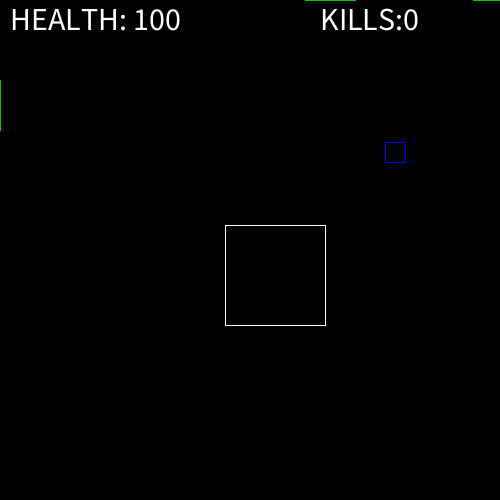
Frame 1 (no input)
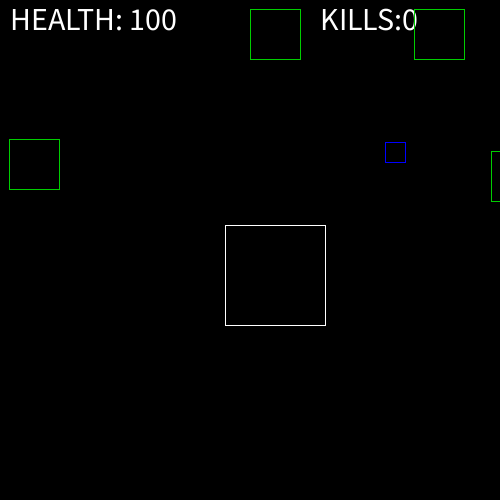
Frame 60 (the mouse pressed at the canvas centre just before this capture)
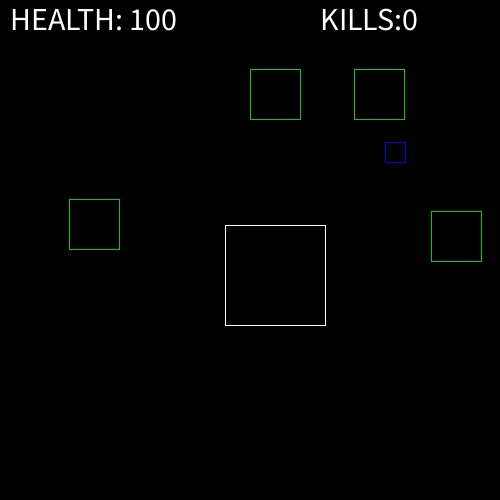
Frame 120 (the mouse held since frame 60 and released just before this capture)

The Processing sketch that drew these frames (run headless with seeded random() and noise(); from frame 60 on, the mouse is pressed at the canvas centre):

// Processing sketch: processing_91555
// ── processing_91555.pde

 

int x = (int)random(550)-50;

int y = -50;

int x2 = 550;

int y2 = (int)random(550) - 50;

int x3 = (int)random(550) - 50;

int y3 = -50;

 int x4 = -50;

int y4 = (int)random(550) - 50;

int life1 = 3;

int life2 = 3;

int life3 = 3;

int life4 = 3;

int lifecontroller = 100;

int kills = 0;
 
int score = 0;

int xtroll = (int)(random(450));

int ytroll = (int)(random(450));

int extracounter = 0;

int clicker = 0;

double accuracy = 0;

double t = 0;
 
long starttime = System.currentTimeMillis();

long endtime = System.currentTimeMillis();

double totaltime = 0;

double totaltimeseconds = 0;

double FRPM = 0;

double scorefinal = 0;
 
int finalrank = 0;

int rank1 = 0;

int rank2 = 0;

int rank3 = 0;

int rank4 = 0;

//int wave = 1;

//int n = 0;

 

 

 

 
 

void setup() {

  size(500, 500);
}

void mousePressed() {

  clicker++;

  if ((mouseX > xtroll && mouseX < xtroll + 20 && mouseY < ytroll + 20 && mouseY > ytroll)) {
 
    if (lifecontroller > 0)    

      extracounter++;

    if (life1 < 3)

      life1++;

    if (life2 < 3)

      life2++;

    if (life3 < 3)
 
      life3++;

    if (life4 < 3)

      life4++;

    xtroll = (int)(random(450));

    ytroll = (int)(random(450));

    while ( (xtroll > 225 && xtroll < 325 && ytroll > 225 && ytroll < 325)) {
 
      xtroll = (int)(random(450));

      ytroll = (int)(random(450));
    }
  }

  else {

    if ((mouseX > x && mouseX < x + 50 && mouseY < y + 50 && mouseY > y)) {
 
      x = (int)random(550)-50;

      y = -50;

      if (life1-1 > 1) {

        life1--;
      }

      else {

        life1=1;
      }

      if (lifecontroller > 0)
 
        kills++;
    }

    else {

      if ((mouseX > x2 && mouseX < x2 + 50 && mouseY < y2 + 50 && mouseY > y2)) {

        x2 = 550;

        y2 = (int)random(550) - 50;
 
        if (life2-1 > 1) {

          life2--;
        }

        else {

          life2=1;
        }

        if (lifecontroller > 0)

          kills++;
       }

      else {

        if ((mouseX > x3 && mouseX < x3 + 50 && mouseY < y3 + 50 && mouseY > y3)) {

          x3 = 550;

          y3 = (int)random(550) - 50;
 
          if (life3-1 > 1) {

            life3--;
          }

          else {

            life3=1;
          }

          if (lifecontroller > 0)

            kills++;
         }

        else {

          if ((mouseX > x4 && mouseX < x4 + 50 && mouseY < y4 + 50 && mouseY > y4)) {

            x4 = (int)random(550)-50;

             y4 = 500;

            if (life4-1 > 1) {

              life4--;
            }

            else {

              life4=1;
            }

            if (lifecontroller > 0)
 
              kills++;
          }
        }
      }
    }
  }
}

void draw() {

  background(0);

  getcolorspec(lifecontroller);
  noFill();
  rect(225, 225, 100, 100);
 

  if (lifecontroller > 0 || (life1==0 && life2==0 && life3==0 && life4==0)) {

    textSize(32);

    if (lifecontroller > 0) {

      endtime = System.currentTimeMillis();
 
      totaltime = endtime - starttime; 

      totaltime = totaltime/60000;

      score = kills;

      accuracy = clicker;
    }

    if (lifecontroller <= 0) {

      lifecontroller = 0;
     }   

    text("HEALTH: " + lifecontroller, 10, 30);

    textSize(32);

    text("KILLS:" + kills, 320, 30);

    textSize(26);


    //    textSize(32);
 
    //    text("WAVE:" + wave, 250, 220);
  }

  else {

    // text(String.format("%.1f", totaltime), 10, 470);

    textSize(50);

    fill(255, 0, 0);
 
    scorefinal = (score/300*15000) + (t/100*15000) + (totaltimeseconds/180*15000) + (FRPM/200*15000);

    text("GAMEOVER!", 100, 100);

    textSize(35);

    fill(0, 255, 255);
 
    text("SCORE: " + String.format("%.0f", scorefinal), 10, 150);

    textSize(32);    

    t = (((kills + extracounter)/accuracy)*100);

    totaltimeseconds = totaltime * 60;
 
    FRPM = (accuracy/totaltime);

    textSize(26);

    //text("FRPM:" + String.format("%.0f", FRPM), 10, 400);

    fill(255);

    text("Press any key to restart the game", 20, 30);
 
    textSize(26);

    if (kills >= 150) {

      fill(0, 255, 0);

      text("Immortal", 300, 350);

      text("Kills: " + kills, 10, 350);

      rank4 = 1;
     }

    else {

      if (kills >= 100) {

        fill(#E0D873);

        text("War-Hero", 300, 350);

        text("Kills: " + kills, 10, 350);
 
        rank4 = 2;
      }

      else {

        if (kills >= 50) {

          fill(0, 255, 255);

          text("Average", 300, 350);

          text("Kills: " + kills, 10, 350);
 
          rank4 = 3;
        }

        else {

          if (kills >= 10) {

            fill(255, 50, 50);

            text("Novice", 300, 350);

            text("Kills: " + kills, 10, 350);
 
            rank4 = 4;
          }

          else {

            fill(255, 0, 0);

            text("Failure", 300, 350);

            text("Kills: " + kills, 10, 350);
 
            rank4 = 5;
          }
        }
      }
    }

    if (totaltimeseconds >= 70) {

      fill(0, 255, 0);

      text("Juggernaut", 300, 300);

       text("Survival Time: " + String.format("%.1f", totaltimeseconds), 10, 300);

      rank3 = 1;
    }

    else {

      if (totaltimeseconds >= 50) {

        fill(#E0D873);
 
        text("Survivalist", 300, 300);

        text("Survival Time: " + String.format("%.1f", totaltimeseconds), 10, 300);

        rank3 = 2;
      }

      else {
 
        if (totaltimeseconds >= 30) {

          fill(0, 255, 255);

          text("Average", 300, 300);

          text("Survival Time: " + String.format("%.1f", totaltimeseconds), 10, 300);
 
          rank3 = 3;
        }

        else {

          if (totaltimeseconds >= 15) {

            fill(255, 50, 50);

            text("Suicide Bomber?", 300, 300);
 
            text("Survival Time: " + String.format("%.1f", totaltimeseconds), 10, 300);

            rank3 = 4;
          }

          else {

            fill(255, 0, 0);
 
            text("Failure", 300, 300);

            text("Survival Time: " + String.format("%.1f", totaltimeseconds), 10, 300);

            rank3 = 5;
          }
         }
      }
    }

    if (FRPM >=150) {

      fill(0, 255, 0);

      text("Spam-Master", 300, 250);

      text("FRPM: " + String.format("%.0f", FRPM), 10, 250);
 
      rank2 = 1;
    }

    else {

      if (FRPM >= 100) {

        fill(#E0D873);

        text("Trigger-Happy", 300, 250);

        text("FRPM: " + String.format("%.0f", FRPM), 10, 250);
 
        rank2 = 2;
      }

      else {

        if (FRPM >= 80) {

          fill(0, 255, 255);

          text("Average", 300, 250);

          text("FRPM: " + String.format("%.0f", FRPM), 10, 250);
 
          rank2 = 3;
        }

        else {

          if (FRPM >= 50) {

            fill(255, 100, 100);

            text("Slow", 300, 250);

            text("FRPM: " + String.format("%.0f", FRPM), 10, 250);
 
            rank2 = 4;
          }

          else {

            fill(255, 0, 0);

            text("Failure", 300, 250);

            text("FRPM: " + String.format("%.0f", FRPM), 10, 250);
 
            rank2 = 5;
          }
        }
      }
    }

    if (t >= 98) {

      fill(0, 255, 0);

      text("SharpShooter", 300, 200);

      text("ACCURACY: " + String.format("%.2f", t) + "%", 10, 200);
 
      rank1 = 1;
    }

    else {

      if (t >= 80) {

        fill(#E0D873);

        text("Marksman", 300, 200);

        text("ACCURACY: " + String.format("%.2f", t) + "%", 10, 200);
 
        rank1= 2;
      }

      else {

        if (t >= 50) {

          fill(0, 255, 255);

          text("Average", 300, 200);

          text("ACCURACY: " + String.format("%.2f", t) + "%", 10, 200);
 
          rank1 = 3;
        }

        else {

          if (t>=20) {

            fill(255, 100, 100);

            text("Novice", 300, 200);

            text("ACCURACY: " + String.format("%.2f", t) + "%", 10, 200);
 
            rank1 = 4;
          }

          else {

            fill(255, 0, 0);

            text("Failure", 300, 200);

            text("ACCURACY: " + String.format("%.2f", t) + "%", 10, 200);
 
            rank1 = 5;
          }
        }
      }
    }

    fill(0, 255, 255);

    text("Overall Rank: ", 10, 400);

    finalrank = rank1 + rank2 + rank3 + rank4;
 
    text(finalrank - 3, 300, 400);

    switch(finalrank) {

    case 4:

      fill(255);

      text("Commander ", 10, 450);

      break;

    case 5:
 
      fill(255);

      text("General ", 10, 450);

      break;

    case 6:

      fill(255);

      text("Lieutenant ", 10, 450);

      break;
 
    case 7:

      fill(255);

      text("Lieutenant General ", 10, 450);

      break;

    case 8:

      fill(255);

      text("Major General ", 10, 450);
 
      break;

    case 9:

      fill(255);

      text("Brigadier General ", 10, 450);

      break;

    case 10:

      fill(255);

      text("Colonel ", 10, 450);
 
      break;

    case 11:

      fill(255);

      text("Lieutenant Colonel ", 10, 450);

      break;

    case 12:

      fill(255);

      text("Major ", 10, 450);
 
      break;

    case 13:

      fill(255);

      text("Captain ", 10, 450);

      break;

    case 14:

      fill(255);

      text("1st Lieutenant ", 10, 450);
 
      break;

    case 15:

      fill(255);

      text("Commander Sergeant Major ", 10, 450);

      break;

    case 16:

      fill(255);

       text("Sergeant Major ", 10, 450);

      break;

    case 17:

      fill(255);

      text("First Sergeant ", 10, 450);

      break;

    case 18:
 
      fill(255);

      text("Sergeant ", 10, 450);

      break;

    case 19:

      fill(255);

      text("Corporal ", 10, 450);

      break;
 
    case 20:

      fill(255);

      text("Private ", 10, 450);

      break;
    }
  }  

 

  getcolorspec(lifecontroller);

  rect(225, 225, 100, 100);
 
  //  if(life1 == 0 && life2 == 0 && life3 == 0 && life4 == 0);

  //  while (wave < 10){

  //  while(wave != n){

  if (lifecontroller >= 0) {

    getcolor(life1);
     noFill();
    rect(x, y, 50, 50);

    getcolor(life2);
    noFill();
    rect(x2, y2, 50, 50);

    getcolor(life3);
    noFill();
    rect(x3, y3, 50, 50);

    getcolor(life4);
     noFill();
    rect(x4, y4, 50, 50);

    getcolor(0);
    noFill();
    rect(xtroll, ytroll, 20, 20);

    move1();

    move2();

    move3();

    move4();
 
    //  }

    //  n++;

    //  }
  }
  else {

    noFill();

    noStroke();

    rect(x4, y4, 50, 50);

    rect(x3, y3, 50, 50);

    rect(x2, y2, 50, 50);
 
    rect(x, y, 50, 50);

    textSize(26);

    rect(xtroll, ytroll, 20, 20);

    move1();

    move2();

    move3();

    move4();
  }
}

//}
 
 


void getcolorspec(float a) {

  if (a >= 90 && a <= 100) {

    stroke(255);
  }

  else {

    if (a >= 80 && a < 90) {

      stroke(#76766e);
     }

    else {

      if (a >= 70 && a < 80) {

        stroke(100, 0, 100);
      }

      else {

        if (a >= 60 && a < 70) {

           stroke(0, 0, 255);
        }

        else {

          if (a >= 50 && a < 60) {

            stroke(#00ffc3);
          }

          else {

            if (a >= 40 && a < 50) {
 
              stroke(#2a9c3b);
            }

            else {

              if (a >= 30 && a < 40) {

 

 

 

                stroke(#a1bd68);
               }

              else {

                if (a >= 20 && a < 30) {

                  stroke(#fdf700);
                }

                else {

  

 

 

                  if (a >= 10 && a < 20) {

                    stroke(#ff0055);
                  }

                  else {

                    if (a > 0 && a < 10) {
 
 

 

 

                      stroke(#ff003c);
                    }

                    else {

                      if (a <= 0) {

                        noFill();
 
                        noStroke();

                        rect(225, 225, 100, 100);
                      }
                    }
                  }
                }
              }
            }
           }
        }
      }
    }
  }
}

void getcolor(float a) {

  if (a >= 3) {

    stroke(#00CD00);
  }

  else {

    if (a == 2) {

      stroke(#EE1289);
     }

    else {

      if (a == 1) {

        stroke(#FF0000);
      }

      else {

        if (a == 0) {

          stroke(0, 0, 255);
        }
      }
     }
  }
}

void move1() {

  if (y >= 230 && y <= 320 && x >= 230 && x <=320) {

    lifecontroller-=(6/life1);

    x = (int)random(550)-50;
 
    y = -50;
  }

  else {

    if (x < 225 && x > 325 && y > 225 && y < 325) {

 

 

 

      x = (int)random(550) - 50;
 
      y = 0;
    }

    else {

      if (250 > y && 250 > x && life1 > 0) {

        y = y + 3/life1;

        x = x + 3/life1;
      }

 
 
 

 

      else {

        if (250 < y && 250 < x && life1 > 0) {

          y = y - 3/life1;

          x = x - 3/life1;
        }

         else {

          if (250 < x && 250 > y && life1 > 0) {

            x = x - 3/life1;

            y = y + 3/life1;
          }

          else {
 
            if (250 > x && 250 < y && life1 > 0) {

 

 

 

              x = x + 3/life1;

              y = y - 3/life1;
            }
 
            else {

              if (250 == x && 250 > y && life1 > 0) {

                y+=3/life1;
              }

              else {

                if (250 == x && 250 < y && life1 > 0) {
 
                  y-=3/life1;
                }

                else {

 

 

 

                  if (250 == y && 250 > x && life1 > 0) {

                     x+=3/life1;
                  }

                  else {

                    if (250 == y && 250 < x && life1 > 0) {

 

 

 
 
                      x-=3/life1;
                    }

                    else {

                      if (y == 250 && x == 250) {

                        lifecontroller--;
 
                        x = (int)random(550)-50;

                        y = 0;
                      }
                    }
                  }
                }
              }
            }
           }
        }
      }
    }
  }
}

 

 

 

 

 

 

 

 

 

void move2() {

  if (y2 >= 230 && y2 <= 320 && x2 >= 230 && x2 <=320) {
 
    lifecontroller-=(6/life2);

    x2 = 550;

    y2 = (int)random(550) - 50;
  }

  else {

    if (250 > y2 && 250 > x2 && life2 > 0) {

      y2 = y2 + 3/life2;
 
      x2 = x2 + 3/life2;
    }

    else {

      if (250 < y2 && 250 < x2 && life2 > 0) {

 

 

 

        y2 = y2 - 3/life2;

         x2 = x2 - 3/life2;
      }

      else {

        if (250 < x2 && 250 > y2 && life2 > 0) {

          x2 = x2 - 3/life2;

 

 

 
 
          y2 = y2 + 3/life2;
        }

        else {

          if (250 > x2 && 250 < y2) {

            x2 = x2 + 3/life2;

            y2 = y2 - 3/life2;
          }
 
 

 

 

          else {

            if (250 == x2 && 250 > y2 && life2 > 0) {

              y2+=3/life2;
            }

            else {
 
              if (250 == x2 && 250 < y2 && life2 > 0) {

 

 

 

                y2-=3/life2;
              }

              else {

                if (250 == y2 && 250 > x2 && life2 > 0) {
 
                  x2+=3/life2;
                }

 

 

 

                else {

                  if (250 == y2 && 250 < x2 && life2 > 0) {
 
                    x2-=3/life2;
                  }

                  else {

 

 

 

                    if (250 == x2 && 250 == y2) {

                      x2 = 550;
 
                      y2 = (int)random(550) - 50;
                    }
                  }
                }
              }
            }
          }
        }
      }
    }
  }
}
 
 

 

 

 


void move3() {

  if (y3 >= 230 && y3 <= 320 && x3 >= 230 && x3 <=320) {

    lifecontroller-=(6/life3);
 
    x3 = 550;

    y3 = (int)random(550) - 50;
  }

  else {

    if (250 > y3 && 250 > x3 && life3 > 0) {

      y3 = y3 + 3/life3;

      x3 = x3 + 3/life3;
     }

    else {

 

 

 

      if (250 < y3 && 250 < x3 && life3 > 0) {

        y3 = y3 - 3/life3;

        x3 = x3 - 3/life3;
       }

      else {

        if (250 < x3 && 250 > y3 && life3 > 0) {

 

 

 

          x3 = x3 - 3/life3;

          y3 = y3 + 3/life3;
         }

        else {

          if (250 > x3 && 250 < y3 && life3 > 0) {

            x3 = x3 + 3/life3;

 

 

 

            y3 = y3 - 3/life3;
           }

          else {

            if (250 == x3 && 250 > y3 && life3 > 0) {

              y3+=3/life3;
            }

 

 

 

             else {

              if (250 == x3 && 250 < y3 && life3 > 0) {

                y3-=3/life3;
              }

              else {

                if (250 == y3 && 250 > x3 && life3 > 0) {
 
 

 

 

                  x3+=3/life3;
                }

                else {

                  if (250 == y3 && 250 < x3 && life3 > 0) {
 
                    x3-=3/life3;
                  }

                  else {

                    if (250 == x3 && 250 == y3) {

                      x3 = 550;

                      y3 = (int)random(550) - 50;
                     }
                  }
                }
              }
            }
          }
        }
      }
    }
  }
}

 

 

 

 


 void move4() {

  if (y4 >= 230 && y4 <= 320 && x4 >= 230 && x4 <=320) {

    lifecontroller-=(6/life4);

    x4 = (int)random(550)-50;

    y4 = 550;
   }

  else {

    if (250 > y4 && 250 > x4 && life4 > 0) {

      y4 = y4 + 3/life4;

      x4 = x4 + 3/life4;
    }

    else {

      if (250 < y4 && 250 < x4 && life4 > 0) {
 
        y4 = y4 - 3/life4;

        x4 = x4 - 3/life4;
      }

      else {

 

 

 

        if (250 < x4 && 250 > y4 && life4 > 0) {
 
          x4 = x4 - 3/life4;

          y4 = y4 + 3/life4;
        }

        else {

          if (250 > x4 && 250 < y4 && life4 > 0) {

 

 
 
 

            x4 = x4 + 3/life4;

            y4 = y4 - 3/life4;
          }

          else {

            if (250 == x4 && 250 > y4 && life4 > 0) {
 
              y4+=3/life4;
            }

            else {

              if (250 == x4 && 250 < y4 && life4 > 0) {

                y4-=3/life4;
              }
 
              else {

 

 

 

                if (250 == y4 && 250 > x4 && life4 > 0) {

                  x4+=3/life4;
                }

                 else {

                  if (250 == y4 && 250 < x4 && life4 > 0) {

 

 

 

                    x4-=3/life4;
                  }
 
                  else {

                    if (250 == x4 && 250 == y4 && life4 > 0) {

                      x4 = (int)random(550)-50;

 

 

 
 
                      y4 = 500;
                    }
                  }
                }
              }
            }
          }
        }
      }
    }
  }
}

void keyPressed() {
 
  setup();

  x = (int)random(550)-50;

  y = -50;

  x2 = 550;

  y2 = (int)random(550)-50;

  x3 = (int)random(550) - 50;

  y3 = -50;

  x4 = -50;
 
  y4 = (int)random(550) - 50;

  life1 = 3;

  life2 = 3;

  life3 = 3;

  life4 = 3;

  lifecontroller = 100;

  kills = 0;

  score = 0;

  xtroll = (int)(random(450));
 
  ytroll = (int)(random(450));

  extracounter = 0;

  clicker = 0;

  accuracy = 0;

  t = 0;

  starttime = System.currentTimeMillis();

  endtime = System.currentTimeMillis();
 
  totaltime = 0;

  totaltimeseconds = 0;

  FRPM = 0;

  scorefinal = 0;

  finalrank = 0;

  rank1 = 0;

  rank2 = 0;

  rank3 = 0;

  rank4 = 0;
 }
